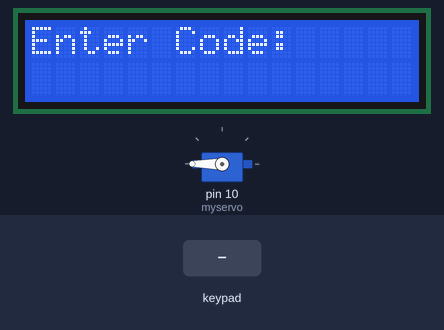
This sketch was run on a simulated Arduino Uno, built with avr-gcc and run on an emulated ATmega328P. On the bench: servo, 16×2 character LCD. Inputs (shaded band) come from the test bench.

Above: at 1.2 s.
1.3 s: keypad keys 2 0 2 5 * pressed 0.4 s apart
At 1.5 s:
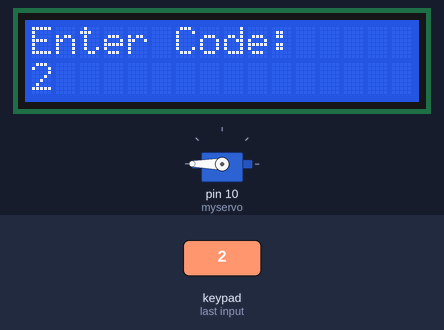
At 3.2 s:
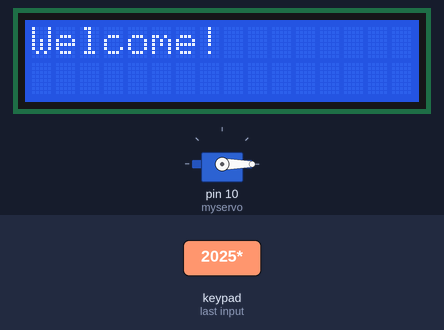
Timing chart, 0 to 14.4 s (numbered marks = the images above; inputs shaded):
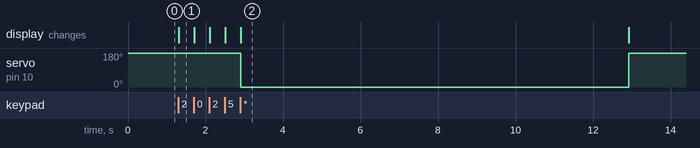

Measured:
- after the input at 1.3 s, servo on pin 10 (myservo): 180° → 0° after 1.6 s, → 180° 10.0 s later; the display: changes at once (image 1)

The sketch:

Access_system.ino
```cpp
#include <Wire.h>
#include <Keypad.h>
#include <LiquidCrystal_I2C.h>
#include <Servo.h>

Servo myservo;  // create servo object to control a servo
// Pin configuration for keypad
const byte ROW_NUM    = 4; // four rows
const byte COL_NUM    = 4; // four columns
char keys[ROW_NUM][COL_NUM] = {
  {'1','2','3','A'},
  {'4','5','6','B'},
  {'7','8','9','C'},
  {'*','0','#','D'}
};
byte pin_rows[ROW_NUM] ={11, 3, 4, 5} ;  // connect to the row pinouts of the keypad
byte pin_column[COL_NUM] ={6, 7, 8, 9} ; // connect to the column pinouts of the keypad

// LCD with I2C configuration (Adjust the address if necessary, common address is 0x27)
LiquidCrystal_I2C lcd(0x27, 16, 2); // I2C address, columns, rows

// Door control
String correctCode = "2025*"; // Correct access code
String enteredCode = ""; // Variable to store entered code

// Set up the keypad
Keypad keypad = Keypad(makeKeymap(keys), pin_rows, pin_column, ROW_NUM, COL_NUM);

void setup() {

  myservo.attach(10);  // attaches the servo on pin 9 to the servo object
  myservo.write(180);              // tell servo to go to position in variable 'pos'

  lcd.begin();   // Initialize LCD (I2C)
  lcd.backlight();  // Turn on the LCD backlight

  lcd.setCursor(0, 0);
  lcd.print("Enter Code:");

}

void loop() {
  char key = keypad.getKey();

  if (key) {
    // Display the pressed key on the LCD
    lcd.setCursor(0, 1); // Move to the second row
    lcd.print(key);

    // Append the pressed key to the entered code
    enteredCode += key;

    // Check if the entered code is correct
    if (enteredCode.length() == correctCode.length()) {
      if (enteredCode == correctCode) {
        openDoor();
        enteredCode = ""; // Reset the entered code after correct input
      } else {
        lcd.clear();
        lcd.print("Incorrect code!");
        delay(2000);
        lcd.clear();
        lcd.print("Enter Code:");
        enteredCode = ""; // Reset the entered code on failure
      }
    }
  }
}

void openDoor() {
  lcd.clear();
  lcd.print("Welcome!");
  myservo.write(0);
  delay(10000);
  myservo.write(180);
  lcd.clear();
  lcd.print("Enter Code:");
}
```
